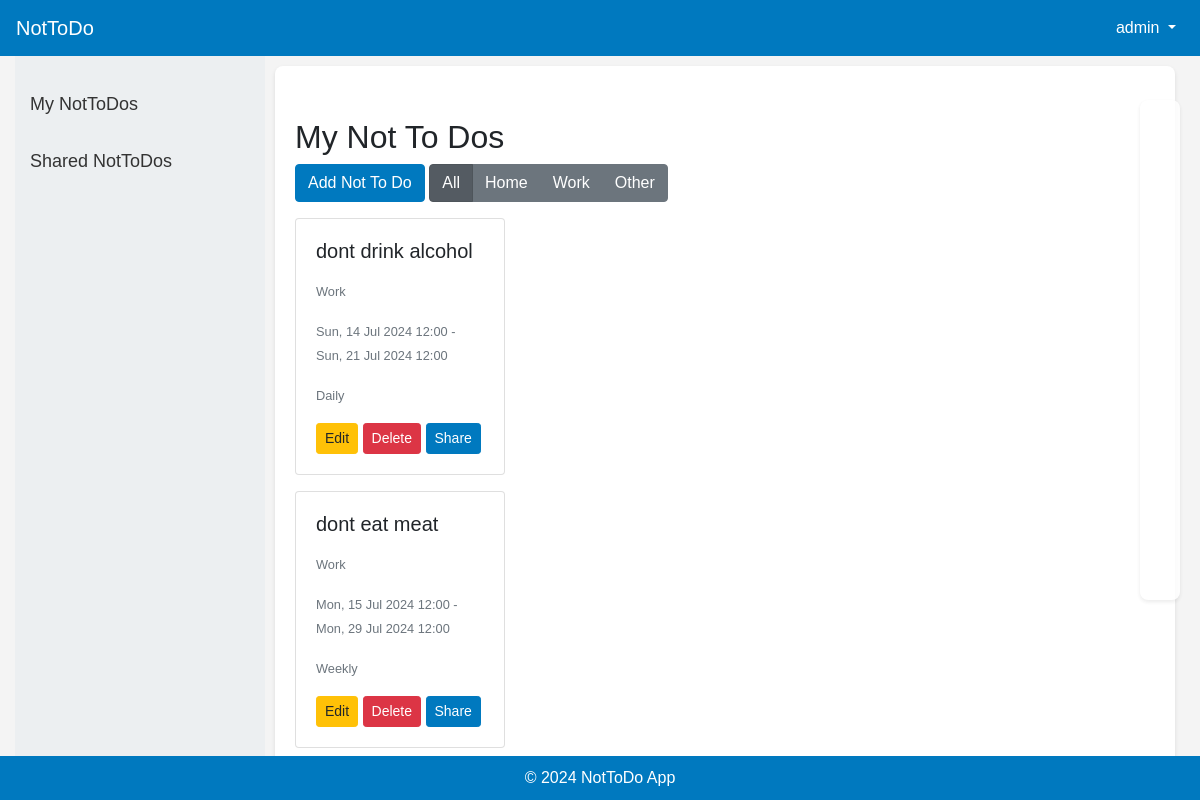
/nottodos/ (signed in), run on an earlier commit of the app's database.
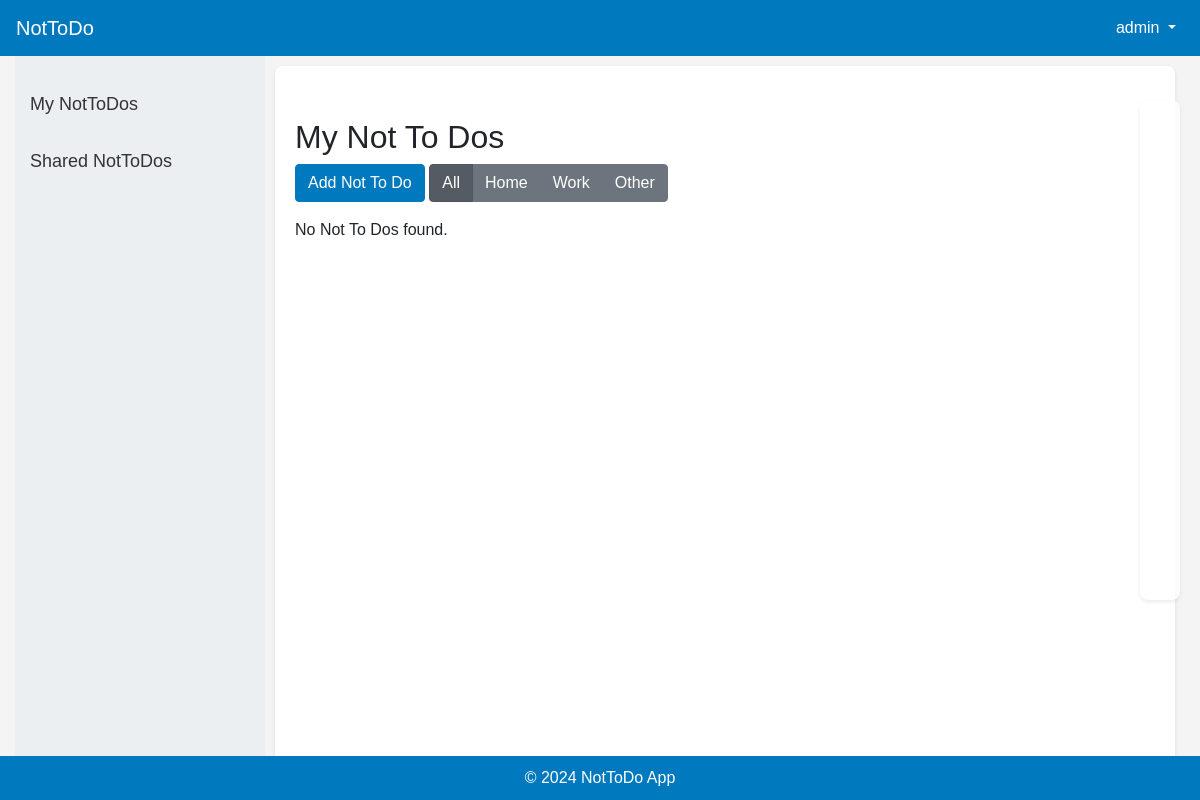
And on a later commit of the database.
### nottodo/models.py (models this page shows, shortened)
class NotToDo(models.Model):
    user = models.ForeignKey(User, on_delete=models.CASCADE)
    title = models.CharField(max_length=255)
    description = models.TextField(blank=True, null=True)
    context = models.CharField(max_length=50, choices=[('Home', 'Home'), ('Work', 'Work'), ('Other', 'Other')])
    scheduled_start_time = models.DateTimeField(blank=True, null=True)
    scheduled_end_time = models.DateTimeField(blank=True, null=True)
    repeat = models.CharField(max_length=50, choices=[('None', 'None'), ('Daily', 'Daily'), ('Weekly', 'Weekly'), ('Monthly', 'Monthly')], default='None')
    created_at = models.DateTimeField(default=timezone.now)
    updated_at = models.DateTimeField(auto_now=True)

### nottodo/views.py (the view)
# urls.py: path('nottodos/', views.list_nottodos, name='list_nottodos'),
@login_required
def list_nottodos(request):
    context_filter = request.GET.get('context', 'All')
    if context_filter == 'All':
        nottodos = NotToDo.objects.filter(user=request.user).order_by('scheduled_start_time')
    else:
        nottodos = NotToDo.objects.filter(user=request.user, context=context_filter).order_by('scheduled_start_time')
    return render(request, 'list_nottodos.html', {'nottodos': nottodos, 'context_filter': context_filter})

### nottodo/templates/list_nottodos.html (shortened to what this page needs)
{% extends 'base.html' %}
{% block content %}
<h2 class="mt-4">My Not To Dos</h2>
<a href="{% url 'add_nottodo' %}" class="btn btn-primary mb-3">Add Not To Do</a>
<div class="btn-group mb-3" role="group" aria-label="Filter by context">
  <a href="{% url 'list_nottodos' %}?context=All" class="btn btn-secondary {% if context_filter == 'All' %}active{% endif %}">All</a>
  <a href="{% url 'list_nottodos' %}?context=Home" class="btn btn-secondary {% if context_filter == 'Home' %}active{% endif %}">Home</a>
  <a href="{% url 'list_nottodos' %}?context=Work" class="btn btn-secondary {% if context_filter == 'Work' %}active{% endif %}">Work</a>
  <a href="{% url 'list_nottodos' %}?context=Other" class="btn btn-secondary {% if context_filter == 'Other' %}active{% endif %}">Other</a>
</div>
<div id="calendar" class="mb-4"></div>
<div class="card-list">
    {% for nottodo in nottodos %}
    <div class="card nottodo-card mb-3">
        <div class="card-body">
            <h5 class="card-title">{{ nottodo.title }}</h5>
            <p class="card-text"><small class="text-muted">{{ nottodo.context }}</small></p>
            <p class="card-text"><small class="text-muted">{{ nottodo.scheduled_start_time|date:"D, d M Y H:i" }} - {{ nottodo.scheduled_end_time|date:"D, d M Y H:i" }}</small></p>
            <p class="card-text"><small class="text-muted">{{ nottodo.get_repeat_display }}</small></p>
            <a href="{% url 'update_nottodo' nottodo.pk %}" class="btn btn-warning btn-sm">Edit</a>
            <a href="{% url 'delete_nottodo' nottodo.pk %}" class="btn btn-danger btn-sm">Delete</a>
            <a href="{% url 'share_nottodo' nottodo.pk %}" class="btn btn-primary btn-sm">Share</a>
        </div>
    </div>
    {% empty %}
    <p>No Not To Dos found.</p>
    {% endfor %}
</div>
{% endblock %}

### nottodo/templates/base.html (shortened to what this page needs)
<!DOCTYPE html>
<html lang="en">
<head>
    <link rel="stylesheet" href="https://stackpath.bootstrapcdn.com/bootstrap/4.3.1/css/bootstrap.min.css">
    {% load static %}
    <link rel="stylesheet" href="{% static 'nottodo.css' %}">
    <link rel="stylesheet" href="https://cdnjs.cloudflare.com/ajax/libs/font-awesome/6.0.0-beta3/css/all.min.css">
    <link rel="stylesheet" href="https://cdnjs.cloudflare.com/ajax/libs/fullcalendar/3.10.2/fullcalendar.min.css">
    <link rel="stylesheet" href="https://cdn.jsdelivr.net/npm/flatpickr/dist/flatpickr.min.css">
</head>
<body>
    <nav class="navbar navbar-expand-lg">
        <a class="navbar-brand" href="{% url 'home' %}">NotToDo</a>
        <div class="collapse navbar-collapse" id="navbarNav">
            <ul class="navbar-nav ml-auto">
                {% if user.is_authenticated %}
                <li class="nav-item dropdown">
                    <a class="nav-link dropdown-toggle" href="#" id="navbarDropdown" role="button" data-toggle="dropdown" aria-haspopup="true" aria-expanded="false">
                        {{ user.username }}
                    </a>
                </li>
                {% endif %}
            </ul>
        </div>
    </nav>
    <div class="container-fluid">
        <div class="sidebar">
            <a href="{% url 'list_nottodos' %}">My NotToDos</a>
            <a href="{% url 'list_shared_nottodos' %}">Shared NotToDos</a>
        </div>
        <div class="main-content">
            {% block content %}
            {% endblock %}
        </div>
    </div>
    <footer class="footer">
        <div class="container">
            <span>&copy; 2024 NotToDo App</span>
        </div>
    </footer>
</body>
</html>

### nottodo/static/nottodo.css (style rules this page uses)
body { font-family: 'Arial', sans-serif; background-color: #f4f4f4; margin: 0; padding: 0; display: flex; flex-direction: column; min-height: 100vh; }
.navbar { background-color: #0079bf; color: white; }
.navbar a.navbar-brand, .navbar a.nav-link { color: white !important; }
.container-fluid { display: flex; flex: 1; height: 100%; }
.sidebar { width: 250px; background-color: #eceff1; padding-top: 20px; }
.sidebar a { padding: 15px; text-decoration: none; font-size: 18px; color: #333; display: block; }
.main-content { flex: 1; padding: 20px; background-color: #fff; margin: 10px; box-shadow: 0 2px 4px rgba(0,0,0,0.1); border-radius: 8px; overflow-y: auto; }
.footer { background-color: #0079bf; color: white; text-align: center; padding: 10px 0; position: fixed; bottom: 0; width: 100%; }
.btn-primary { background-color: #0079bf; border-color: #0079bf; }
.mt-4 { margin-top: 2rem !important; }
#calendar { max-width: 600px; height: 500px; position: fixed; top: 100px; right: 20px; padding: 20px; background-color: #fff; box-shadow: 0 2px 4px rgba(0,0,0,0.1); border-radius: 8px; z-index: 999; background-size: cover; background-position: center; opacity: 0.8; color: #000; font-weight: bold; }
.card-list { display: block; width: calc(100% - 650px); margin-right: 650px; }

What changed in the data, as far as the page shows it:
removed NotToDo: title "dont drink alcohol", context "Work", scheduled_start_time "Sun, 14 Jul 2024 12:00", scheduled_end_time "Sun, 21 Jul 2024 12:00", repeat "Daily"
removed NotToDo: title "dont eat meat", context "Work", scheduled_start_time "Mon, 15 Jul 2024 12:00", scheduled_end_time "Mon, 29 Jul 2024 12:00", repeat "Weekly"
Also different on the page:
text now shown: "No Not To Dos found."
